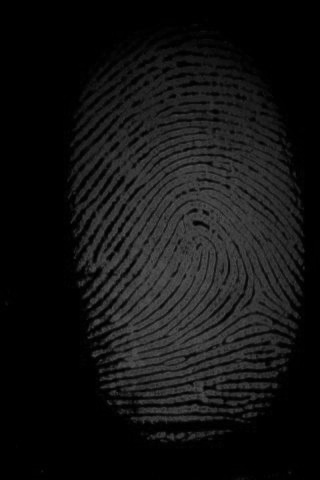
#> input picture CodeForFingerPrint/Processed_2015-06-27 21_19_22.512509.jpeg, 320 x 480 px
$ python teste.py   (older library calls are emulated)
#> lines starting #> are read from the running program, lines starting #| are printed output that depends on the picture; after the words box and inside, x2 and y2 are one past the last pixel; in counts of white or black regions, pixels touching at a corner belong together
import cv2
import numpy as np
from skimage import morphology
import cPickle
from matplotlib import pyplot as plt

def improveImage(wImage):
    img = cv2.imread(wImage)
#> img is the input picture: shape (480, 320, 3); min 0, max 85, mean 18.7
    gray= cv2.cvtColor(img,cv2.COLOR_BGR2GRAY)
    gray = cv2.threshold(gray, 0, 255, cv2.THRESH_OTSU)[1]
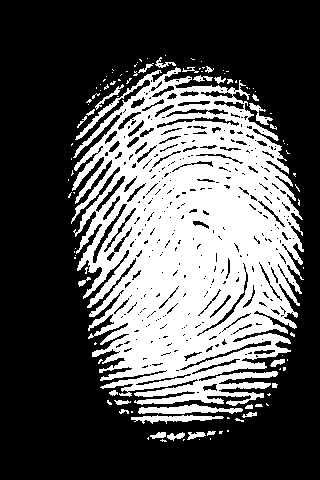
#> gray: shape (480, 320); 34.3% white; 105 white regions (76 under 20 px), largest, box (x1, y1, x2, y2) and area: (71, 67, 304, 406) 49924, (138, 404, 243, 414) 617, (131, 415, 224, 424) 434
    cv2.imwrite('melhorar-imagem.jpg',gray)
    print('Saved Image')

improveImage('Processed_2015-06-27 21_19_22.512509.jpeg')


def skeletonization(wImage):
#> called with wImage = 'melhorar-imagem.jpg'
    img = cv2.imread(wImage)
#> img: shape (480, 320, 3); min 0, max 255, mean 87.4
    img= cv2.cvtColor(img,cv2.COLOR_BGR2GRAY)
#> img: shape (480, 320)
    size = np.size(img)
#> size = 153600
    skel = np.zeros(img.shape,np.uint8)

    ret,img = cv2.threshold(img,127,255,0)
    element = cv2.getStructuringElement(cv2.MORPH_CROSS,(3,3))
    done = False

    while(not done):
        eroded = cv2.erode(img,element)
        temp = cv2.dilate(eroded,element)
        temp = cv2.subtract(img,temp)
        skel = cv2.bitwise_or(skel,temp)
        img = eroded.copy()

        zeros = size - cv2.countNonZero(img)
        if zeros==size:
            done = True
#> this loop made 24 passes
#> zeros on passes 1 to 12: 112869, 124159, 134061, 140649, 144544, 146909, 148537, 149817, 150838, 151626, 152198, 152581
#> pass 1, in skeletonization, `eroded = cv2.erode(img,element)`:
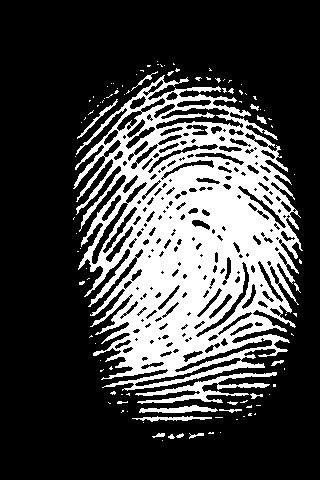
#> eroded: shape (480, 320); 26.5% white; 102 white regions (83 under 20 px), largest, box (x1, y1, x2, y2) and area: (73, 75, 303, 391) 37830, (135, 372, 277, 404) 1281, (139, 405, 218, 413) 358
#> pass 1, in skeletonization, `temp = cv2.dilate(eroded,element)`:
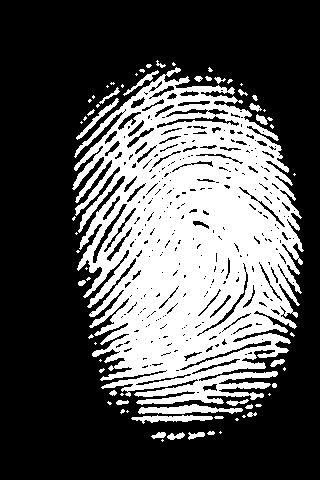
#> temp: shape (480, 320); 33.6% white; 68 white regions (40 under 20 px), largest, box (x1, y1, x2, y2) and area: (72, 67, 304, 405) 48864, (138, 404, 243, 414) 616, (131, 415, 213, 424) 398
#> pass 1, in skeletonization, `temp = cv2.subtract(img,temp)`:
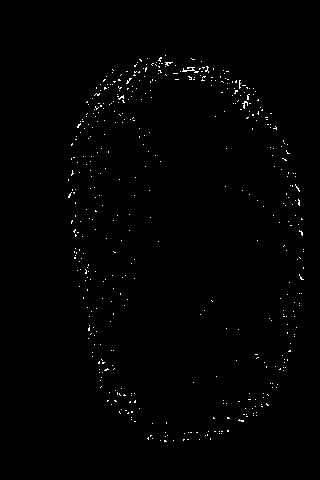
#> temp: shape (480, 320); 0.68% white in thin lines or dots, all inside (x1, y1, x2, y2) = (68, 55, 304, 442)
#> pass 2, in skeletonization, `eroded = cv2.erode(img,element)`:
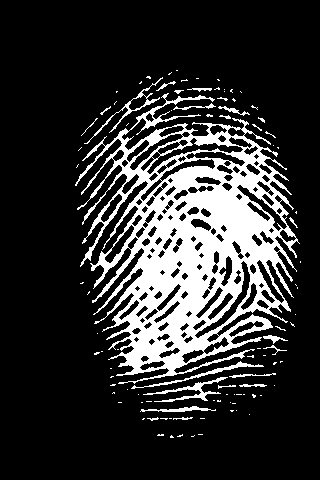
#> eroded: shape (480, 320); 19.2% white; 98 white regions (77 under 20 px), largest, box (x1, y1, x2, y2) and area: (75, 93, 300, 384) 26964, (143, 377, 228, 402) 435, (131, 361, 264, 389) 350
#> after the loop: eroded: shape (480, 320); every value is 0
#> after the loop:
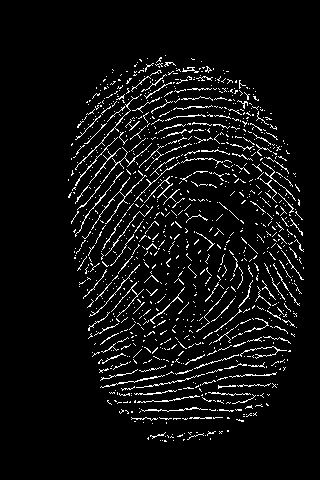
#> skel: shape (480, 320); 5.9% white in thin lines or dots, all inside (x1, y1, x2, y2) = (68, 55, 304, 442)
    cv2.imwrite('melhorando-skeletonization.jpg',skel)
    print('fim skeletonization')

skeletonization('melhorar-imagem.jpg')


def createKeyPoints(wImage):
#> called with wImage = 'melhorando-skeletonization.jpg'
    img = cv2.imread(wImage)
#> img: shape (480, 320, 3); min 0, max 255, mean 15.3
    sift = cv2.SIFT(20)
    kp = sift.detect(img,None)
#> kp = 21 keypoints; strongest (x, y, size): (255, 97, 1.8), (122, 97, 1.9), (251, 407, 1.8), (278, 350, 1.9)
    img=cv2.drawKeypoints(img,kp)
    cv2.imwrite('createKeyPoints.jpg',img)
    print('Saved Image-createKeyPoints')


createKeyPoints('melhorando-skeletonization.jpg')


def saveKeyPoints(wImage):
#> called with wImage = 'createKeyPoints.jpg'
    im=cv2.imread(wImage)
    gr=cv2.cvtColor(im,cv2.COLOR_BGR2GRAY)
    d=cv2.FeatureDetector_create("SIFT")
    kp=d.detect(gr)
#> kp = 719 keypoints; strongest (x, y, size): (196, 69, 2.1), (134, 238, 2.1), (167, 63, 3.1), (278, 350, 4.5)

    index = []
    for point in kp:
        temp = (point.pt, point.size, point.angle, point.response, point.octave, point.class_id)
#> this loop made 719 passes
#> (point, temp) on passes 1 to 3: (keypoint at (70.8, 206), size 7.9, ((70.81, 206), 7.88, 322.7, 0.0166, 6750465, -1)), (keypoint at (70.8, 206), size 7.9, ((70.81, 206), 7.88, 349.4, 0.0166, 6750465, -1)), (keypoint at (73.6, 197.2), size 3.7, ((73.57, 197.2), 3.67, 15.45, 0.0463, 1573120, -1))
    index.append(temp)

    f = open("keypoints-teste.txt", "w")
#> (the run stopped early here; a loop or call above may not have finished)

$ run again, with CodeForFingerPrint/Processed_2015-04-12 18_36_08.566621.jpeg copied over CodeForFingerPrint/Processed_2015-06-27 21_19_22.512509.jpeg
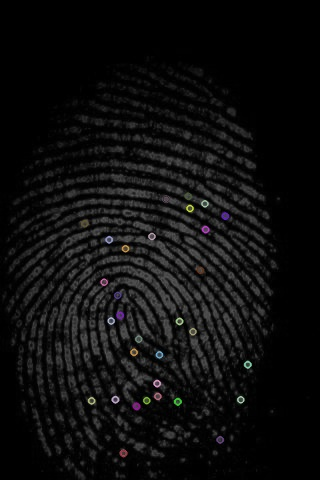
#> input picture CodeForFingerPrint/Processed_2015-04-12 18_36_08.566621.jpeg, 320 x 480 px
#> in improveImage, img is the input picture: shape (480, 320, 3); mean B, G, R 13.6, 13.6, 13.7
#> in improveImage, `gray = cv2.threshold(gray, 0, 255, cv2.THRESH_OTSU)[1]`:
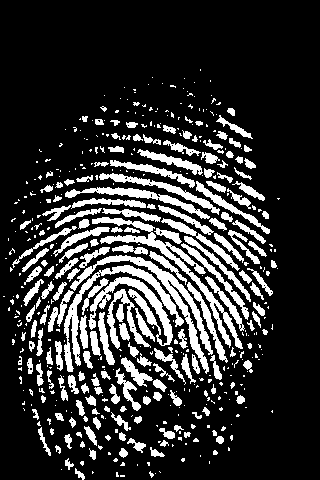
#> gray: shape (480, 320); 19.6% white; 483 white regions (299 under 20 px), largest, box (x1, y1, x2, y2) and area: (92, 217, 243, 349) 1980, (70, 255, 213, 374) 1899, (64, 265, 184, 372) 1628
#> size = 153600
#> the loop in skeletonization, `while(not done):` made 7 passes
#> zeros on passes 1 to 7: 136945, 146019, 151343, 153329, 153582, 153599, 153600
#> after the loop in skeletonization, `while(not done):`:
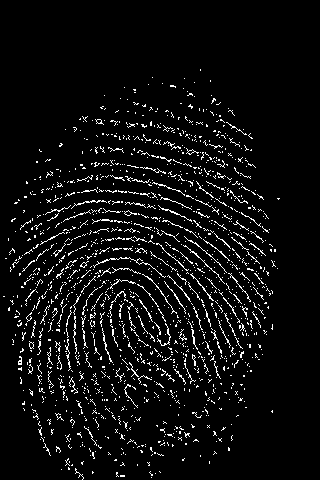
#> skel: shape (480, 320); 5.5% white in thin lines or dots, all inside (x1, y1, x2, y2) = (3, 69, 280, 480)
#> in createKeyPoints, `kp = sift.detect(img,None)`: kp = 22 keypoints; strongest (x, y, size): (55, 309, 1.9), (58, 330, 2), (143, 125, 1.9), (243, 353, 1.8)
#> in saveKeyPoints, `kp=d.detect(gr)`: kp = 709 keypoints; strongest (x, y, size): (72, 384, 1.9), (242, 353, 4.7), (55, 309, 3.6), (242, 327, 3.8)
#> the loop in saveKeyPoints, `for point in kp:` made 709 passes
#> (point, temp) on passes 1 to 3: (keypoint at (12.6, 312.3), size 3.6, ((12.58, 312.3), 3.65, 22.25, 0.0285, 1048832, -1)), (keypoint at (14.4, 256), size 4.2, ((14.39, 256), 4.18, 46.23, 0.0297, 11010304, -1)), (keypoint at (14.5, 299.2), size 2.7, ((14.54, 299.2), 2.67, 161.8, 0.0279, 12059391, -1))

$ run again, with CodeForFingerPrint/Processed_2015-04-12 18_36_36.272701.jpeg copied over CodeForFingerPrint/Processed_2015-06-27 21_19_22.512509.jpeg
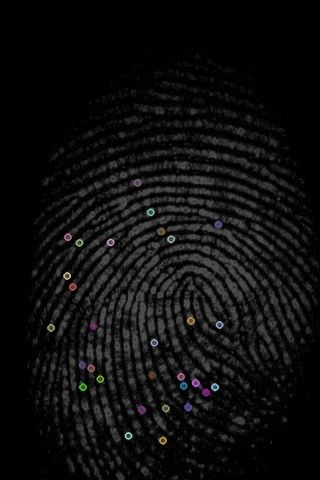
#> input picture CodeForFingerPrint/Processed_2015-04-12 18_36_36.272701.jpeg, 320 x 480 px
#> in improveImage, img is the input picture: shape (480, 320, 3); mean B, G, R 14.3, 14.2, 14.3
#> in improveImage, `gray = cv2.threshold(gray, 0, 255, cv2.THRESH_OTSU)[1]`:
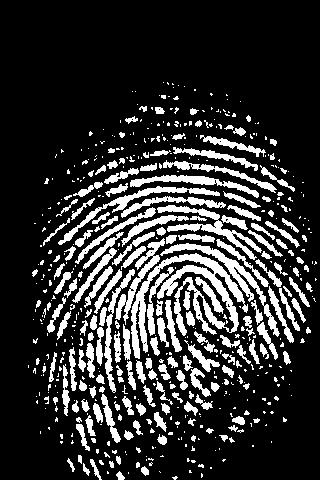
#> gray: shape (480, 320); 19.4% white; 554 white regions (361 under 20 px), largest, box (x1, y1, x2, y2) and area: (131, 253, 248, 359) 3402, (160, 243, 280, 337) 1182, (157, 205, 262, 260) 1109
#> size = 153600
#> the loop in skeletonization, `while(not done):` made 6 passes
#> zeros on passes 1 to 6: 137555, 146752, 151901, 153427, 153591, 153600
#> after the loop in skeletonization, `while(not done):`:
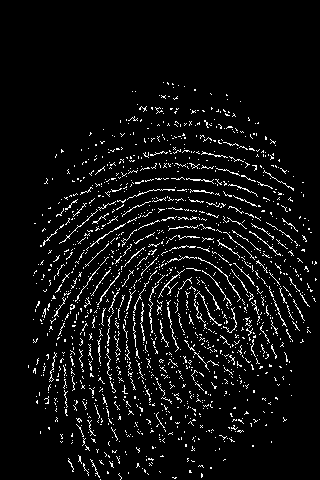
#> skel: shape (480, 320); 5.7% white in thin lines or dots, all inside (x1, y1, x2, y2) = (28, 82, 317, 480)
#> in createKeyPoints, `kp = sift.detect(img,None)`: kp = 21 keypoints; strongest (x, y, size): (190, 471, 1.9), (270, 366, 1.9), (215, 377, 1.9), (215, 387, 1.9)
#> in saveKeyPoints, `kp=d.detect(gr)`: kp = 730 keypoints; strongest (x, y, size): (94, 440, 4.7), (215, 387, 4.4), (62, 151, 4.7), (159, 308, 4.2)
#> the loop in saveKeyPoints, `for point in kp:` made 730 passes
#> (point, temp) on passes 1 to 3: (keypoint at (38.3, 398), size 2.5, ((38.33, 398), 2.47, 142.2, 0.0256, 6357759, -1)), (keypoint at (38.3, 398), size 2.5, ((38.33, 398), 2.47, 250.6, 0.0256, 6357759, -1)), (keypoint at (38.7, 275), size 3.9, ((38.73, 275), 3.9, 10.58, 0.0222, 5898496, -1))

$ run again, with CodeForFingerPrint/Processed_2015-04-12 18_40_13.884702.jpeg copied over CodeForFingerPrint/Processed_2015-06-27 21_19_22.512509.jpeg
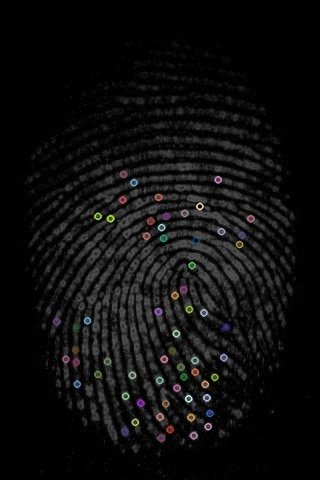
#> input picture CodeForFingerPrint/Processed_2015-04-12 18_40_13.884702.jpeg, 320 x 480 px
#> in improveImage, img is the input picture: shape (480, 320, 3); mean B, G, R 13.8, 13.8, 14
#> in improveImage, `gray = cv2.threshold(gray, 0, 255, cv2.THRESH_OTSU)[1]`:
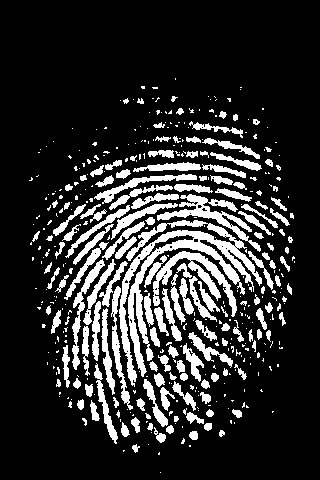
#> gray: shape (480, 320); 17.8% white; 434 white regions (281 under 20 px), largest, box (x1, y1, x2, y2) and area: (119, 220, 262, 387) 4729, (153, 251, 237, 317) 1369, (157, 194, 261, 252) 1276
#> size = 153600
#> the loop in skeletonization, `while(not done):` made 6 passes
#> zeros on passes 1 to 6: 138218, 146405, 151359, 153277, 153578, 153600
#> after the loop in skeletonization, `while(not done):`:
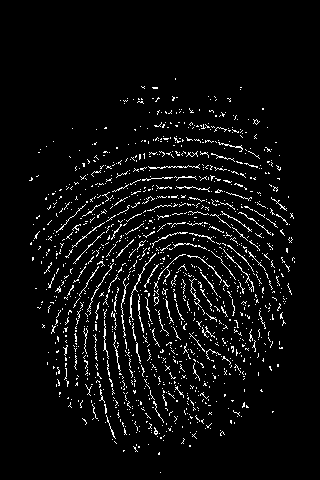
#> skel: shape (480, 320); 4.9% white in thin lines or dots, all inside (x1, y1, x2, y2) = (29, 78, 295, 473)
#> in createKeyPoints, `kp = sift.detect(img,None)`: kp = 21 keypoints; strongest (x, y, size): (135, 392, 2), (232, 347, 1.9), (66, 329, 1.9), (281, 317, 2.1)
#> in saveKeyPoints, `kp=d.detect(gr)`: kp = 559 keypoints; strongest (x, y, size): (59, 290, 4.5), (66, 330, 4.7), (232, 347, 5.1), (281, 316, 4.1)
#> the loop in saveKeyPoints, `for point in kp:` made 559 passes
#> (point, temp) on passes 1 to 3: (keypoint at (36.2, 242.7), size 4.2, ((36.21, 242.7), 4.15, 214.1, 0.0229, 10486016, -1)), (keypoint at (36.2, 242.7), size 4.2, ((36.21, 242.7), 4.15, 228.3, 0.0229, 10486016, -1)), (keypoint at (42.1, 221.8), size 5.3, ((42.12, 221.8), 5.34, 45.67, 0.0157, 11993600, -1))
